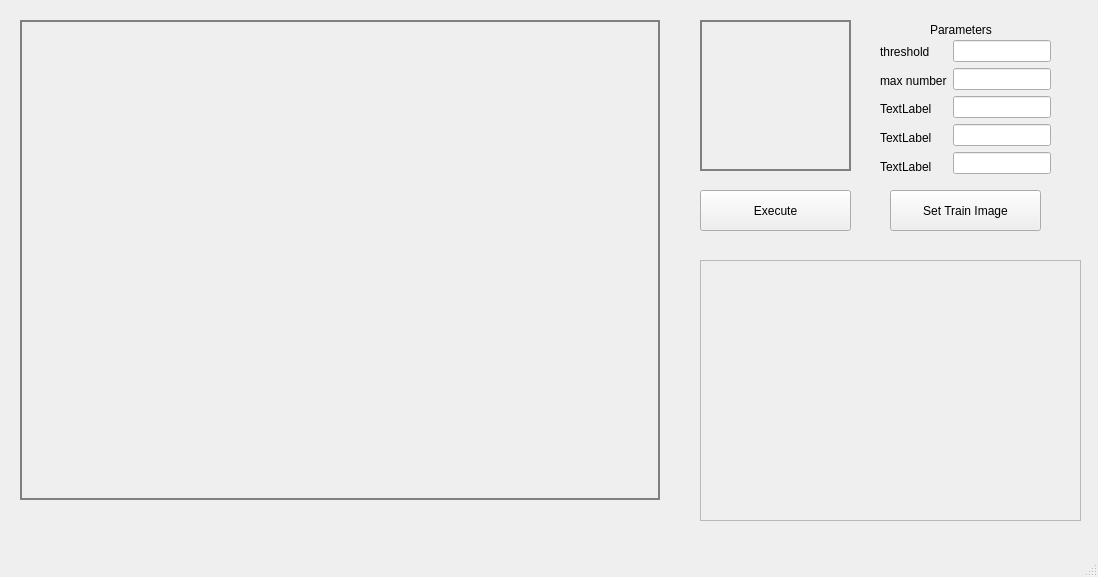
<?xml version="1.0" encoding="UTF-8"?>
<ui version="4.0">
 <class>MainWindow</class>
 <widget class="QMainWindow" name="MainWindow">
  <property name="geometry">
   <rect>
    <x>0</x>
    <y>0</y>
    <width>1098</width>
    <height>577</height>
   </rect>
  </property>
  <property name="windowTitle">
   <string>MainWindow</string>
  </property>
  <widget class="QWidget" name="centralwidget">
   <widget class="QLabel" name="image_label">
    <property name="geometry">
     <rect>
      <x>20</x>
      <y>20</y>
      <width>640</width>
      <height>480</height>
     </rect>
    </property>
    <property name="autoFillBackground">
     <bool>false</bool>
    </property>
    <property name="styleSheet">
     <string notr="true">QLabel
{
	border-width: 2px;
	border-style: solid;
	border-color:gray;
}</string>
    </property>
    <property name="text">
     <string/>
    </property>
   </widget>
   <widget class="QLabel" name="train_image_label">
    <property name="geometry">
     <rect>
      <x>700</x>
      <y>20</y>
      <width>151</width>
      <height>151</height>
     </rect>
    </property>
    <property name="styleSheet">
     <string notr="true">QLabel
{
	border-width: 2px;
	border-style: solid;
	border-color:gray;
}</string>
    </property>
    <property name="text">
     <string/>
    </property>
   </widget>
   <widget class="QPushButton" name="execute_button">
    <property name="geometry">
     <rect>
      <x>700</x>
      <y>190</y>
      <width>151</width>
      <height>41</height>
     </rect>
    </property>
    <property name="text">
     <string>Execute</string>
    </property>
   </widget>
   <widget class="QScrollArea" name="scrollArea">
    <property name="geometry">
     <rect>
      <x>700</x>
      <y>260</y>
      <width>381</width>
      <height>261</height>
     </rect>
    </property>
    <property name="widgetResizable">
     <bool>true</bool>
    </property>
    <widget class="QWidget" name="scrollAreaWidgetContents">
     <property name="geometry">
      <rect>
       <x>0</x>
       <y>0</y>
       <width>379</width>
       <height>259</height>
      </rect>
     </property>
    </widget>
   </widget>
   <widget class="QLabel" name="label">
    <property name="geometry">
     <rect>
      <x>930</x>
      <y>20</y>
      <width>91</width>
      <height>20</height>
     </rect>
    </property>
    <property name="text">
     <string>Parameters</string>
    </property>
   </widget>
   <widget class="QPushButton" name="draw_window_button">
    <property name="geometry">
     <rect>
      <x>890</x>
      <y>190</y>
      <width>151</width>
      <height>41</height>
     </rect>
    </property>
    <property name="text">
     <string>Set Train Image</string>
    </property>
   </widget>
   <widget class="QWidget" name="layoutWidget">
    <property name="geometry">
     <rect>
      <x>880</x>
      <y>40</y>
      <width>171</width>
      <height>138</height>
     </rect>
    </property>
    <layout class="QHBoxLayout" name="horizontalLayout">
     <item>
      <layout class="QVBoxLayout" name="verticalLayout">
       <item>
        <widget class="QLabel" name="label_2">
         <property name="text">
          <string>threshold</string>
         </property>
        </widget>
       </item>
       <item>
        <widget class="QLabel" name="label_3">
         <property name="text">
          <string>max number</string>
         </property>
        </widget>
       </item>
       <item>
        <widget class="QLabel" name="label_4">
         <property name="text">
          <string>TextLabel</string>
         </property>
        </widget>
       </item>
       <item>
        <widget class="QLabel" name="label_5">
         <property name="text">
          <string>TextLabel</string>
         </property>
        </widget>
       </item>
       <item>
        <widget class="QLabel" name="label_6">
         <property name="text">
          <string>TextLabel</string>
         </property>
        </widget>
       </item>
      </layout>
     </item>
     <item>
      <layout class="QVBoxLayout" name="verticalLayout_2">
       <item>
        <widget class="QLineEdit" name="threshold_line"/>
       </item>
       <item>
        <widget class="QLineEdit" name="numbermax_line"/>
       </item>
       <item>
        <widget class="QLineEdit" name="lineEdit_3"/>
       </item>
       <item>
        <widget class="QLineEdit" name="lineEdit_4"/>
       </item>
       <item>
        <widget class="QLineEdit" name="lineEdit_5"/>
       </item>
      </layout>
     </item>
    </layout>
   </widget>
  </widget>
  <widget class="QMenuBar" name="menubar">
   <property name="geometry">
    <rect>
     <x>0</x>
     <y>0</y>
     <width>1098</width>
     <height>21</height>
    </rect>
   </property>
  </widget>
  <widget class="QStatusBar" name="statusbar"/>
 </widget>
 <resources/>
 <connections/>
</ui>
